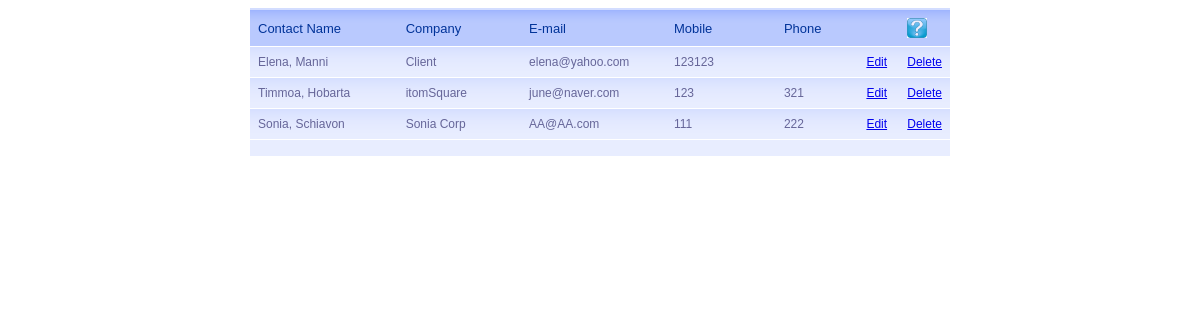
The page /ms_crm/admin/AgentAdmin_management/ViewClient.php on the database its author committed.
### tables this page shows
CREATE TABLE `client` (
   `client_ID` int(11) not null auto_increment,
   `cl_fName` varchar(50) not null,
   `cl_lName` varchar(50) not null,
   `cl_Company` varchar(100) not null,
   `contact_id` int(20) not null,
   PRIMARY KEY (`client_ID`),
   KEY `FKIndex1` (`contact_id`)
);

CREATE TABLE `personal_details` (
   `contact_ID` int(20) not null auto_increment,
   `cont_email` varchar(50) not null,
   `cont_mobile` varchar(20) not null,
   `cont_streetNo` varchar(10) not null,
   `cont_street` varchar(50) not null,
   `cont_city` varchar(50) not null,
   `cont_state` varchar(5) not null,
   `cont_country` varchar(20) not null,
   `cont_zip` int(4) not null,
   `cont_phone` varchar(20) not null,
   PRIMARY KEY (`contact_ID`)
);

### ms_crm/admin/AgentAdmin_management/ViewClient.php (the view, shortened to what this page needs)
<link href="../style/tablestyle.css" rel="stylesheet" type="text/css" /></style>
<table id="gradient-style" style="width:700"  summary="Client List" align="center">
    <thead>
   	  	<tr>
            <th width="180" scope="col">Contact Name</th>
            <th width="164" scope="col">Company</th>
            <th width="164" scope="col">E-mail</th>
            <th width="160" scope="col">Mobile</th>
            <th width="102" scope="col">Phone</th>
            <th width="30" scope="col"></th>
            <th width="33" scope="col"><a href="#"><img src="../../image/help_icon.jpg" width="20"/></a></th>
		</tr>
    </thead>
    <tfoot>
   	  	<tr>
            <td width="180"></td>
            <td></td>
            <td></td>
            <td></td>
            <td></td>
            <td colspan="2" align="center"></td>
       	</tr>
    </tfoot>
    <tbody>
<?php
require("../../db_conection/db_connect.php");
$sql = 'SELECT * FROM `client`';
$dbRecords = mysql_query($sql, $db_con )
		Or die('Query failed:'.mysql_error());
while( $arrRecords = mysql_fetch_array($dbRecords))
{
$contactId = $arrRecords["contact_id"];
$sqlContact = "SELECT * FROM `personal_details` WHERE `personal_details`.`contact_id` = '$contactId'";
$dbRecord = mysql_query($sqlContact, $db_con )
		Or die('Query failed:'.mysql_error());
$row = mysql_fetch_assoc($dbRecord);
$eMail = $row["cont_email"];
$mobile = $row["cont_mobile"];
$phone = $row["cont_phone"];
echo '		<tr>
					<td>'.$arrRecords["cl_fName"].trim(",&nbsp;").$arrRecords["cl_lName"].'</td>
				  	<td>'.$arrRecords["cl_Company"].'</td>
					<td>'.$eMail.'</td>
					<td>'.$mobile.'</td>
					<td>'.$phone.'</td>
					<td><a href="EditClient.php?txtID='.$arrRecords["client_ID"].'">Edit</a></td>
					<td><a href="DeleteClient.php?txtID='.$arrRecords["client_ID"].'" onclick="return confirm(\'Are you sure you want to delete the client?\');">Delete</a></td>
				</tr>';
}
?>
  </tbody>
</table>

### ms_crm/admin/style/tablestyle.css (style rules this page uses)
#gradient-style { font-family: "Lucida Sans Unicode", "Lucida Grande", Sans-Serif; font-size: 12px; width: 920px; text-align: left; border-collapse: collapse; }
#gradient-style th { font-size: 13px; font-weight: normal; padding: 8px; background: #b9c9fe url('table-images/gradhead.png') repeat-x; border-top: 2px solid #d3ddff; border-bottom: 1px solid #fff; color: #039; }
#gradient-style td { padding: 8px; border-bottom: 1px solid #fff; color: #669; border-top: 1px solid #fff; background: #e8edff url('table-images/gradback.png') repeat-x; }
#gradient-style tfoot tr td { background: #e8edff; font-size: 12px; color: #99c; }

### rows shown on the page
client: cl_fName "Elena", cl_lName "Manni", cl_Company "Client", personal_details.cont_email "elena@yahoo.com", personal_details.cont_mobile "123123"
client: cl_fName "Timmoa", cl_lName "Hobarta", cl_Company "itomSquare", personal_details.cont_email "june@naver.com", personal_details.cont_mobile "123", personal_details.cont_phone "321"
client: cl_fName "Sonia", cl_lName "Schiavon", cl_Company "Sonia Corp", personal_details.cont_email "AA@AA.com", personal_details.cont_mobile "111", personal_details.cont_phone "222"
